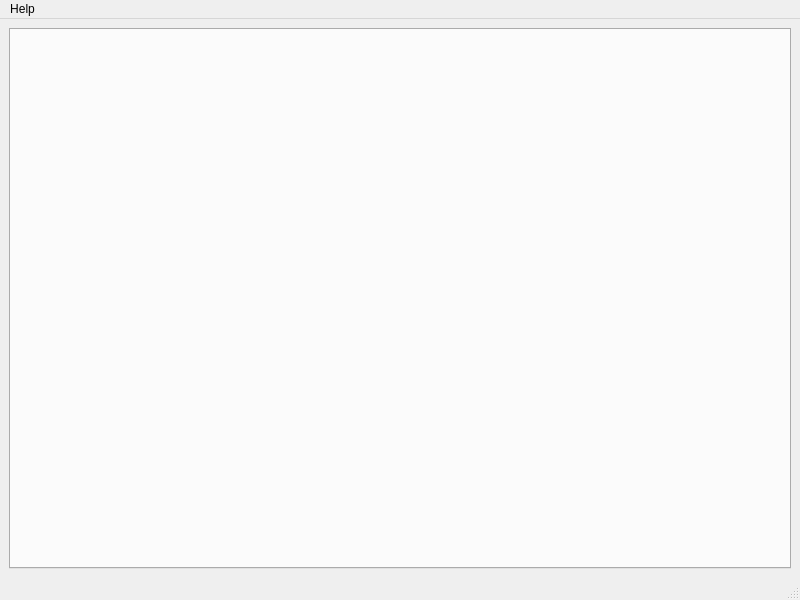
<?xml version="1.0" encoding="UTF-8"?>
<ui version="4.0">
 <class>MainWindow</class>
 <widget class="QMainWindow" name="MainWindow">
  <property name="geometry">
   <rect>
    <x>0</x>
    <y>0</y>
    <width>800</width>
    <height>600</height>
   </rect>
  </property>
  <property name="windowTitle">
   <string>NiBAX</string>
  </property>
  <widget class="QWidget" name="centralwidget">
   <layout class="QHBoxLayout" name="horizontalLayout">
    <item>
     <widget class="QTabWidget" name="tabWidget">
      <property name="currentIndex">
       <number>-1</number>
      </property>
     </widget>
    </item>
   </layout>
  </widget>
  <widget class="QMenuBar" name="menubar">
   <property name="geometry">
    <rect>
     <x>0</x>
     <y>0</y>
     <width>800</width>
     <height>22</height>
    </rect>
   </property>
   <widget class="QMenu" name="menuHelp">
    <property name="title">
     <string>Help</string>
    </property>
    <addaction name="actionHelp"/>
    <addaction name="actionAbout"/>
   </widget>
   <addaction name="menuHelp"/>
  </widget>
  <widget class="QStatusBar" name="statusbar"/>
  <action name="actionAbout">
   <property name="text">
    <string>About</string>
   </property>
  </action>
  <action name="actionHelp">
   <property name="text">
    <string>Help</string>
   </property>
  </action>
 </widget>
 <resources/>
 <connections/>
</ui>
